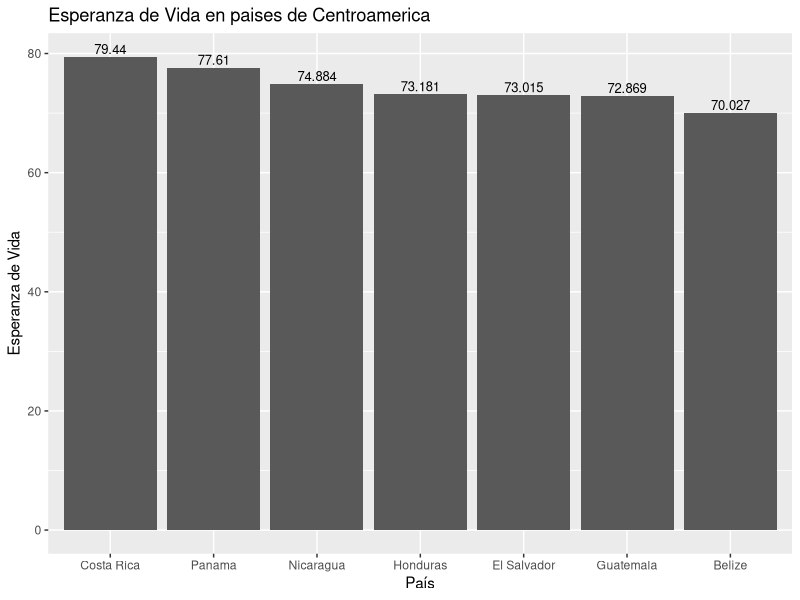
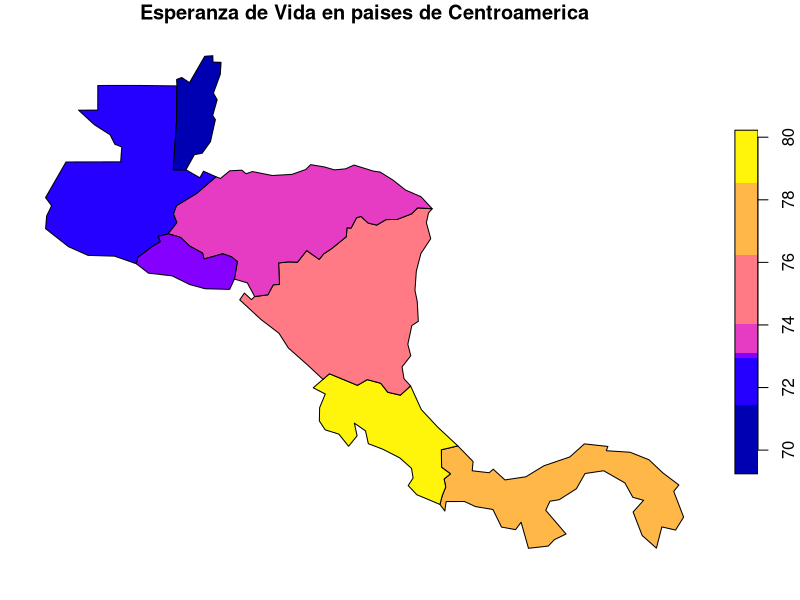
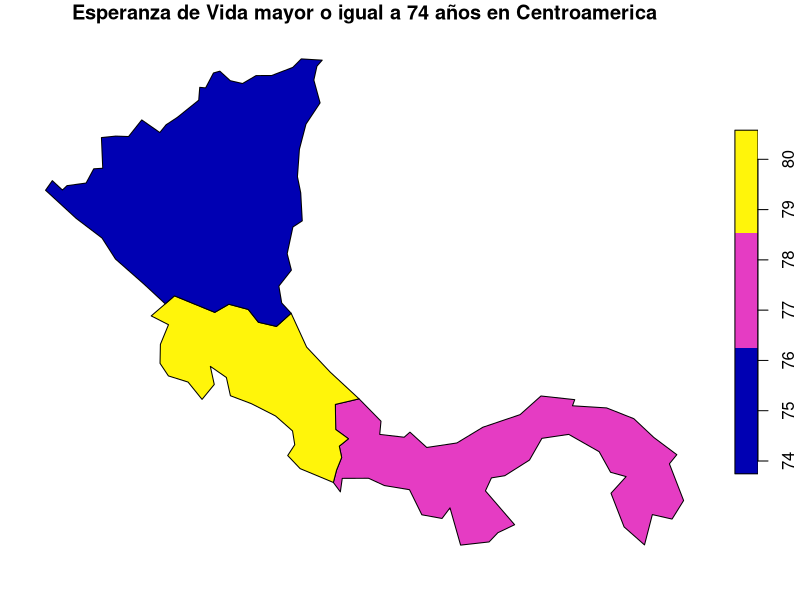

R code for these plots, in order:
## ---- chunk 1
knitr::opts_chunk$set(echo = TRUE)
## ---- chunk 2
# Paquete para generación de documentos (ej. HTML)
library(knitr)

# Paquete para formateo de tablas
library(kableExtra)

# Paquete de graficación
library(ggplot2)

# Paquete de manejo de datos geoespaciales vectoriales
library(sf)

# Paquete con conjuntos de datos geoespaciales
library(spData)
## ---- chunk 3
names(world)
## ---- chunk 4
kable(
  world[1:10, 1:5, drop = TRUE], 
  caption="Datos demográficos de los países del mundo"
)
## ---- chunk 5
kable(
  world[1:10, c("name_long","continent","pop","lifeExp","gdpPercap"), drop = TRUE], 
  col.names=c("País","Continente","Población","Esperanza de vida","Renta per cápita"),  
  caption="Datos demográficos de los países del mundo"
)
## ---- chunk 6
# Se extraen las observaciones ordenadas por orden alfabético de país
world.orden <- order(world$name_long)

# Se genera un nuevo data frame ordenado
world.ordenadoxpais <- world[world.orden,]

# Se formatea la tabla con el nuevo data frame
kable(
  world.ordenadoxpais[, c("name_long","continent","pop","lifeExp","gdpPercap"), drop = TRUE], 
  col.names=c("País","Continente","Población","Esperanza de vida","Renta per cápita"),  
  caption="Datos demográficos de los países del mundo"
) %>%
kable_styling() %>%
scroll_box(
  width = "800px", 
  height = "500px", 
  fixed_thead = TRUE
)
## ---- chunk 7
# Se extraen las observaciones correspondientes a los países de Centroamérica
centro_america = world[world$name_long == "Belize" |
                       world$name_long == "Guatemala" |
                       world$name_long == "Honduras" |
                       world$name_long == "El Salvador" |
                       world$name_long == "Nicaragua" |
                       world$name_long == "Costa Rica" |
                       world$name_long == "Panama"
                       , ]

# Se formatea la tabla con el nuevo data frame
kable(
  centro_america[, c("name_long","continent","pop","lifeExp","gdpPercap"), drop = TRUE], 
  col.names=c("País","Continente","Población","Esperanza de vida","Renta per cápita"),  
  caption="Datos demográficos de los países de Centroamérica"
) %>%
kable_styling()
## ---- chunk 8
ggplot(centro_america, aes(x=reorder(name_long, -lifeExp), y=lifeExp)) +
  ggtitle("Esperanza de Vida en paises de Centroamerica") +
  xlab("País") + 
  ylab("Esperanza de Vida") +  
  geom_col() +
  geom_text(aes(label=lifeExp), vjust=-0.3, size=3.3)
## ---- chunk 9
plot(centro_america["lifeExp"], main="Esperanza de Vida en paises de Centroamerica")
## ---- chunk 10
centro_america_lifeExp <- centro_america[centro_america$lifeExp >= 74,]
plot(centro_america_lifeExp["lifeExp"], main="Esperanza de Vida mayor o igual a 74 años en Centroamerica")
